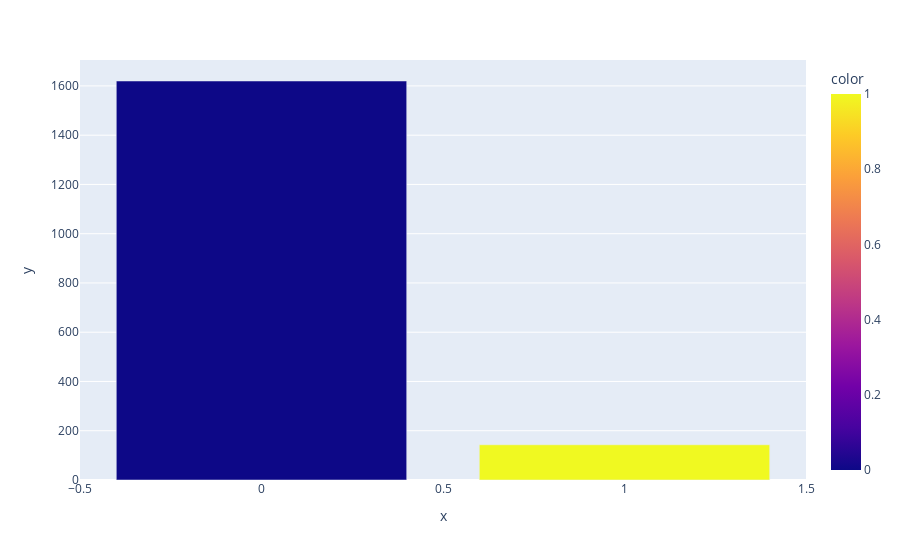

Here is the notebook cell this chart was saved with:
### Code cell
px.bar(x=train['Class'].value_counts().index,y=train['Class'].value_counts(),color=train['Class'].value_counts().index)

### Figure 1 — Plotly figure (JSON) as saved in the notebook; plotly's stock layout.template omitted (floating-point values rounded to 4 significant figures)
{"data": [{"alignmentgroup": "True", "hovertemplate": "x=%{x}<br>y=%{y}<br>color=%{marker.color}<extra></extra>", "legendgroup": "", "marker": {"color": [0, 1], "coloraxis": "coloraxis"}, "name": "", "offsetgroup": "", "orientation": "v", "showlegend": false, "textposition": "auto", "type": "bar", "x": [0, 1], "xaxis": "x", "y": [1620, 143], "yaxis": "y"}], "layout": {"barmode": "relative", "coloraxis": {"colorbar": {"title": {"text": "color"}}, "colorscale": [[0, "#0d0887"], [0.1111, "#46039f"], [0.2222, "#7201a8"], [0.3333, "#9c179e"], [0.4444, "#bd3786"], [0.5556, "#d8576b"], [0.6667, "#ed7953"], [0.7778, "#fb9f3a"], [0.8889, "#fdca26"], [1, "#f0f921"]]}, "legend": {"tracegroupgap": 0}, "margin": {"t": 60}, "xaxis": {"anchor": "y", "domain": [0, 1], "title": {"text": "x"}}, "yaxis": {"anchor": "x", "domain": [0, 1], "title": {"text": "y"}}}}
